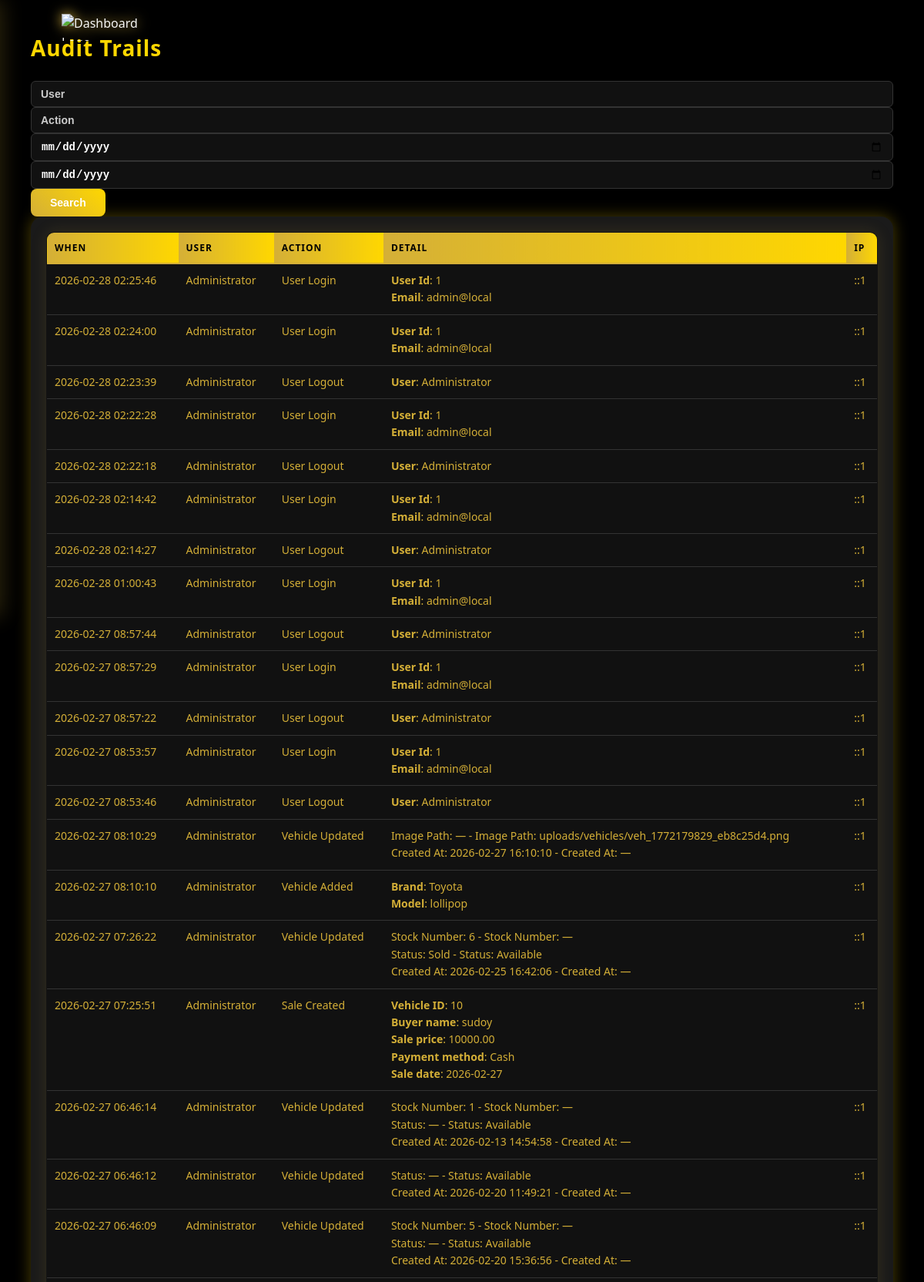
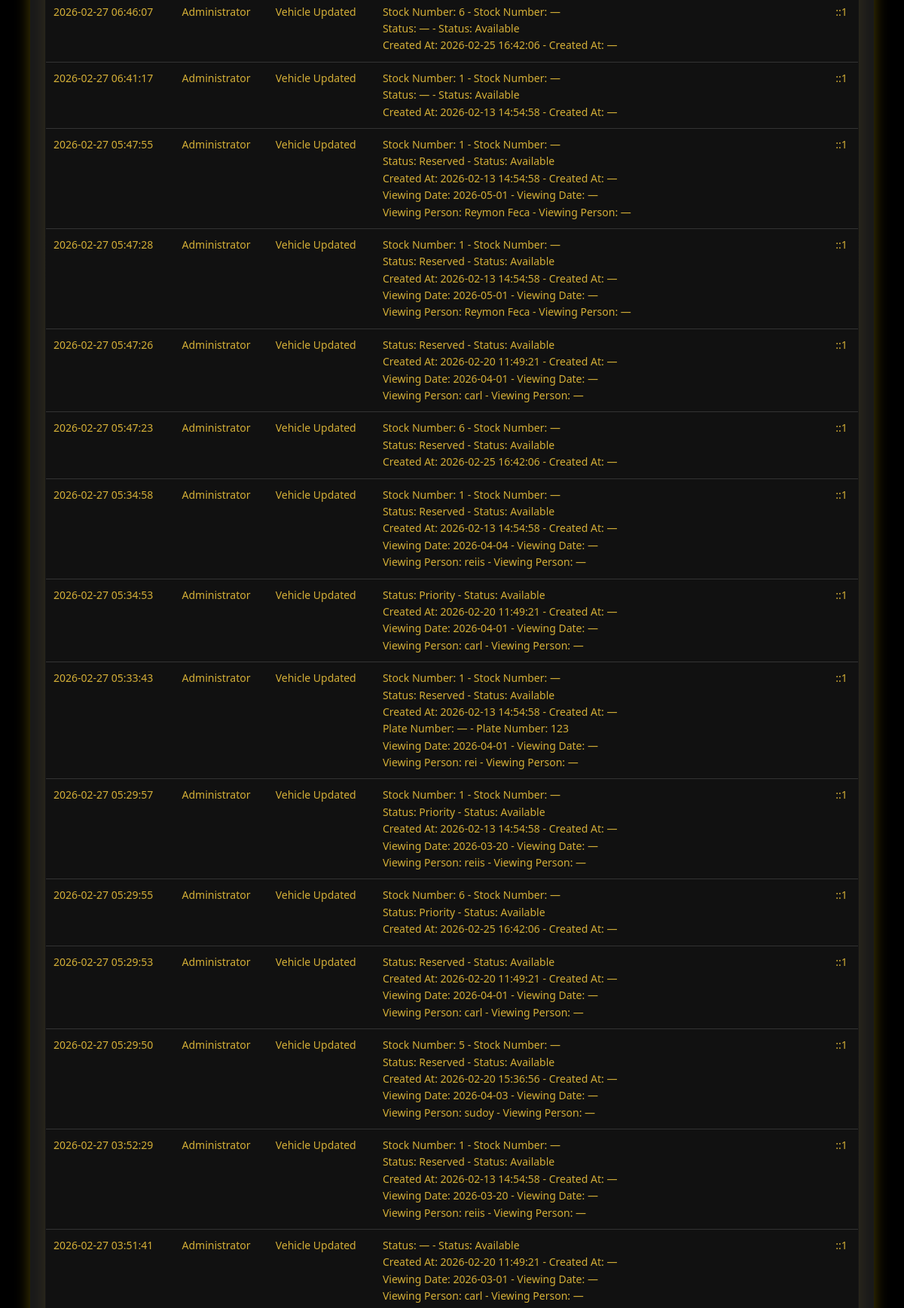
/audit_trails.php (signed in, upper part), run on the app's committed database (2 pictures, top to bottom).
### tables this page shows
CREATE TABLE `audit_logs` (
  `id` int(11) NOT NULL,
  `user_name` varchar(150) DEFAULT NULL,
  `action` varchar(100) DEFAULT NULL,
  `detail` text DEFAULT NULL,
  `ip` varchar(45) DEFAULT NULL,
  `created_at` timestamp NOT NULL DEFAULT current_timestamp()
);

### audit_trails.php (the view, shortened to what this page needs)
<?php
$pdo = getPDO();
$where = [];
$params = [];
$q_user = $_GET['user'] ?? '';
$q_action = $_GET['action'] ?? '';
$date_from = $_GET['date_from'] ?? '';
$date_to = $_GET['date_to'] ?? '';
$where_sql = $where ? ('WHERE '.implode(' AND ', $where)) : '';
$perPage = 50;
$page = max(1, (int)($_GET['page'] ?? 1));
$offset = ($page - 1) * $perPage;
$stmt = $pdo->prepare("SELECT * FROM audit_logs $where_sql ORDER BY created_at DESC LIMIT $perPage OFFSET $offset");
$stmt->execute($params);
$logs = $stmt->fetchAll();
function format_audit_detail($detail, $action = '') {
  $detailStr = is_string($detail) ? trim($detail) : '';
  $decoded = json_decode($detailStr, true);
  $labels = [
    'sale_id' => 'Sale ID',
    'vehicle_id' => 'Vehicle ID',
    'buyer' => 'Buyer name',
    'buyer_name' => 'Buyer name',
    'sale_price' => 'Sale price',
    'price' => 'Sale price',
    'payment_method' => 'Payment method',
    'method' => 'Payment method',
    'sale_date' => 'Sale date',
    'date' => 'Sale date',
    'vehicle_type' => 'Vehicle type',
    'brand' => 'Brand',
    'model' => 'Model',
    'year' => 'Year',
    'color' => 'Color',
    'transmission' => 'Transmission',
    'fuel_type' => 'Fuel type',
    'mileage' => 'Mileage',
    'purchase_price' => 'Purchase price',
    'selling_price' => 'Selling price',
    'status' => 'Status',
    'notes' => 'Notes',
  ];
  $toPrintable = function ($v) {
    if ($v === null) return '—';
    if (is_bool($v)) return $v ? 'Yes' : 'No';
    if (is_array($v)) return json_encode($v, JSON_UNESCAPED_SLASHES | JSON_UNESCAPED_UNICODE);
    $s = (string)$v;
    return trim($s) === '' ? '—' : $s;
  };
  $before = $decoded['before'] ?? null;
  $after = $decoded['after'] ?? null;
  if (is_array($before) && is_array($after)) {
    $keys = array_unique(array_merge(array_keys($before), array_keys($after)));
    $parts = [];
    foreach ($keys as $k) {
      if ($k === 'id') continue;
      $old = $toPrintable($before[$k] ?? null);
      $new = $toPrintable($after[$k] ?? null);
      if ($old === $new) continue;
      $key = (string)$k;
      $label = $labels[$key] ?? ucwords(str_replace('_', ' ', $key));
      $labelEsc = htmlspecialchars($label, ENT_QUOTES, 'UTF-8');
      $oldEsc = htmlspecialchars($old, ENT_QUOTES, 'UTF-8');
      $newEsc = htmlspecialchars($new, ENT_QUOTES, 'UTF-8');
      $parts[] = '<span>' . $labelEsc . ': ' . $oldEsc . ' - ' . $labelEsc . ': ' . $newEsc . '</span>';
    }
    if ($parts) return '<div class="small">' . implode('<br>', $parts) . '</div>';
  }
  $parts = [];
  foreach ($decoded as $k => $v) {
    $key = (string)$k;
    $label = $labels[$key] ?? ucwords(str_replace('_', ' ', $key));
    $value = $toPrintable($v);
    $parts[] = '<span><strong>' . htmlspecialchars($label, ENT_QUOTES, 'UTF-8') . '</strong>: ' . htmlspecialchars($value, ENT_QUOTES, 'UTF-8') . '</span>';
  }
  return '<div class="small">' . implode('<br>', $parts) . '</div>';
}
require 'header.php';
?>
<h3 class="audit-title">Audit Trails</h3>
<form method="get" class="row g-2 mb-3 audit-form">
  <div class="col-md-3">
    <input name="user" value="<?php echo htmlspecialchars($q_user); ?>" class="form-control" placeholder="User">
  </div>
  <div class="col-md-3">
    <input name="action" value="<?php echo htmlspecialchars($q_action); ?>" class="form-control" placeholder="Action">
  </div>
  <div class="col-md-2">
    <input name="date_from" value="<?php echo htmlspecialchars($date_from); ?>" class="form-control" type="date" placeholder="From">
  </div>
  <div class="col-md-2">
    <input name="date_to" value="<?php echo htmlspecialchars($date_to); ?>" class="form-control" type="date" placeholder="To">
  </div>
  <div class="col-md-2">
    <button class="btn">Search</button>
  </div>
</form>
<div class="card">
  <div class="card-body">
    <table class="table table-sm table-striped">
      <thead>
        <tr>
          <th>When</th>
          <th>User</th>
          <th>Action</th>
          <th>Detail</th>
          <th>IP</th>
        </tr>
      </thead>
      <tbody>
        <?php foreach($logs as $l): ?>
        <tr>
          <td><?php echo htmlspecialchars($l['created_at']); ?></td>
          <td><?php echo htmlspecialchars($l['user_name']); ?></td>
          <td><?php echo htmlspecialchars($l['action']); ?></td>
          <td style="max-width:40rem;word-break:break-word;"><?php echo format_audit_detail($l['detail'], $l['action']); ?></td>
          <td><?php echo htmlspecialchars($l['ip']); ?></td>
        </tr>
        <?php endforeach; ?>
      </tbody>
    </table>
  </div>
</div>
<?php require 'footer.php'; ?>

### styles.css (style rules this page uses)
* { margin: 0; padding: 0; box-sizing: border-box; }
body { font-family: -apple-system, BlinkMacSystemFont, 'Segoe UI', Roboto, sans-serif; line-height: 1.6; color: #333; background-color: #f8f9fa; }
.table { width: 100%; border-collapse: collapse; background: linear-gradient(145deg, #111, #1a1a1a); border-radius: 10px; overflow: hidden; box-shadow: 0 0 20px rgba(212, 175, 55, 0.15); border: 1px solid rgba(212, 175, 55, 0.3); }
.table th, .table td { padding: 12px 15px; text-align: left; border-bottom: 1px solid rgba(212, 175, 55, 0.15); color: #d4af37; }
.table th { background: #000; color: #d4af37; font-weight: 600; text-transform: uppercase; font-size: 12px; letter-spacing: 1px; border-bottom: 2px solid #d4af37; }
.btn { display: inline-block; padding: 8px 16px; border-radius: 25px; text-decoration: none; cursor: pointer; font-size: 14px; transition: all 0.3s ease; margin-right: 5px; border: 1px solid #d4af37; background: #000; color: #d4af37; }
.form-control, .form-select { width: 100%; padding: 10px 12px; border: 1px solid #ddd; border-radius: 4px; font-size: 14px; transition: border-color 0.3s ease; }
body { background: #111; color: #fff; font-family: 'Segoe UI', sans-serif; margin: 0; padding: 20px; }

### Sales.css (style rules this page uses)
body { background: #000; font-family: 'Segoe UI', sans-serif; }

### audit_trails.css (style rules this page uses)
.audit-title { color: gold; font-size: 28px; font-weight: bold; margin-bottom: 20px; letter-spacing: 1px; }
.audit-form .form-control { background: #111; color: #fff; border: 1px solid #333; border-radius: 6px; padding: 8px 12px; transition: 0.3s ease; }
.audit-form .form-control::placeholder { color: #ccc; }
.audit-form .btn { background: linear-gradient(45deg, #d4af37, #ffd700); color: #fff; font-weight: 600; border: none; padding: 10px 25px; border-radius: 8px; cursor: pointer; transition: 0.3s ease; }
.card { background: #1a1a1a; border-radius: 16px; padding: 20px; box-shadow: 0 0 20px rgba(255, 215, 0, 0.3); color: #fff; margin-bottom: 30px; }
.card table { width: 100%; border-collapse: collapse; color: #fff; }
.card table th { background: linear-gradient(90deg, #d4af37, #ffd700); color: #000; padding: 10px; font-weight: 700; }
.card table td { background: #111; padding: 10px; border-bottom: 1px solid #333; vertical-align: top; }

### data on the page
audit_logs: created_at "2026-02-28 02:25:46", user_name "Administrator", action "User Login", label "User Id Email", detail "1 admin@local", ip "::1"
audit_logs: created_at "2026-02-28 02:24:00", user_name "Administrator", action "User Login", label "User Id Email", detail "1 admin@local", ip "::1"
audit_logs: created_at "2026-02-28 02:23:39", user_name "Administrator", action "User Logout", label "User", detail "Administrator", ip "::1"
audit_logs: created_at "2026-02-28 02:22:28", user_name "Administrator", action "User Login", label "User Id Email", detail "1 admin@local", ip "::1"
audit_logs: created_at "2026-02-28 02:22:18", user_name "Administrator", action "User Logout", label "User", detail "Administrator", ip "::1"
audit_logs: created_at "2026-02-28 02:14:42", user_name "Administrator", action "User Login", label "User Id Email", detail "1 admin@local", ip "::1"
audit_logs: created_at "2026-02-28 02:14:27", user_name "Administrator", action "User Logout", label "User", detail "Administrator", ip "::1"
audit_logs: created_at "2026-02-28 01:00:43", user_name "Administrator", action "User Login", label "User Id Email", detail "1 admin@local", ip "::1"
audit_logs: created_at "2026-02-27 08:57:44", user_name "Administrator", action "User Logout", label "User", detail "Administrator", ip "::1"
audit_logs: created_at "2026-02-27 08:57:29", user_name "Administrator", action "User Login", label "User Id Email", detail "1 admin@local", ip "::1"
audit_logs: created_at "2026-02-27 08:57:22", user_name "Administrator", action "User Logout", label "User", detail "Administrator", ip "::1"
audit_logs: created_at "2026-02-27 08:53:57", user_name "Administrator", action "User Login", label "User Id Email", detail "1 admin@local", ip "::1"
audit_logs: created_at "2026-02-27 08:53:46", user_name "Administrator", action "User Logout", label "User", detail "Administrator", ip "::1"
audit_logs: created_at "2026-02-27 08:10:29", user_name "Administrator", action "Vehicle Updated", detail "Image Path Created At", detail "— 2026-02-27 16:10:10", detail "uploads/vehicles/veh_1772179829_eb8c25d4.png —", ip "::1"
audit_logs: created_at "2026-02-27 08:10:10", user_name "Administrator", action "Vehicle Added", label "Brand Model", detail "Toyota lollipop", ip "::1"
audit_logs: created_at "2026-02-27 07:26:22", user_name "Administrator", action "Vehicle Updated", detail "Stock Number Status Created At", detail "6 Sold 2026-02-25 16:42:06", detail "— Available —", ip "::1"
audit_logs: created_at "2026-02-27 07:25:51", user_name "Administrator", action "Sale Created", label "Vehicle ID Buyer name Sale price Payment method Sale date", detail "10 sudoy 10000.00 Cash 2026-02-27", ip "::1"
audit_logs: created_at "2026-02-27 06:46:14", user_name "Administrator", action "Vehicle Updated", detail "Stock Number Status Created At", detail "1 — 2026-02-13 14:54:58", detail "— Available —", ip "::1"
audit_logs: created_at "2026-02-27 06:46:12", user_name "Administrator", action "Vehicle Updated", detail "Status Created At", detail "— 2026-02-20 11:49:21", detail "Available —", ip "::1"
audit_logs: created_at "2026-02-27 06:46:09", user_name "Administrator", action "Vehicle Updated", detail "Stock Number Status Created At", detail "5 — 2026-02-20 15:36:56", detail "— Available —", ip "::1"
audit_logs: created_at "2026-02-27 06:46:07", user_name "Administrator", action "Vehicle Updated", detail "Stock Number Status Created At", detail "6 — 2026-02-25 16:42:06", detail "— Available —", ip "::1"
audit_logs: created_at "2026-02-27 06:41:17", user_name "Administrator", action "Vehicle Updated", detail "Stock Number Status Created At", detail "1 — 2026-02-13 14:54:58", detail "— Available —", ip "::1"
audit_logs: created_at "2026-02-27 05:47:55", user_name "Administrator", action "Vehicle Updated", detail "Stock Number Status Created At Viewing Date Viewing Person", detail "1 Reserved 2026-02-13 14:54:58 2026-05-01 Reymon Feca", detail "— Available — — —", ip "::1"
audit_logs: created_at "2026-02-27 05:47:28", user_name "Administrator", action "Vehicle Updated", detail "Stock Number Status Created At Viewing Date Viewing Person", detail "1 Reserved 2026-02-13 14:54:58 2026-05-01 Reymon Feca", detail "— Available — — —", ip "::1"
audit_logs: created_at "2026-02-27 05:47:26", user_name "Administrator", action "Vehicle Updated", detail "Status Created At Viewing Date Viewing Person", detail "Reserved 2026-02-20 11:49:21 2026-04-01 carl", detail "Available — — —", ip "::1"
audit_logs: created_at "2026-02-27 05:47:23", user_name "Administrator", action "Vehicle Updated", detail "Stock Number Status Created At", detail "6 Reserved 2026-02-25 16:42:06", detail "— Available —", ip "::1"
audit_logs: created_at "2026-02-27 05:34:58", user_name "Administrator", action "Vehicle Updated", detail "Stock Number Status Created At Viewing Date Viewing Person", detail "1 Reserved 2026-02-13 14:54:58 2026-04-04 reiis", detail "— Available — — —", ip "::1"
audit_logs: created_at "2026-02-27 05:34:53", user_name "Administrator", action "Vehicle Updated", detail "Status Created At Viewing Date Viewing Person", detail "Priority 2026-02-20 11:49:21 2026-04-01 carl", detail "Available — — —", ip "::1"
audit_logs: created_at "2026-02-27 05:33:43", user_name "Administrator", action "Vehicle Updated", detail "Stock Number Status Created At Plate Number Viewing Date Viewing Person", detail "1 Reserved 2026-02-13 14:54:58 — 2026-04-01 rei", detail "— Available — 123 — —", ip "::1"
audit_logs: created_at "2026-02-27 05:29:57", user_name "Administrator", action "Vehicle Updated", detail "Stock Number Status Created At Viewing Date Viewing Person", detail "1 Priority 2026-02-13 14:54:58 2026-03-20 reiis", detail "— Available — — —", ip "::1"
audit_logs: created_at "2026-02-27 05:29:55", user_name "Administrator", action "Vehicle Updated", detail "Stock Number Status Created At", detail "6 Priority 2026-02-25 16:42:06", detail "— Available —", ip "::1"
audit_logs: created_at "2026-02-27 05:29:53", user_name "Administrator", action "Vehicle Updated", detail "Status Created At Viewing Date Viewing Person", detail "Reserved 2026-02-20 11:49:21 2026-04-01 carl", detail "Available — — —", ip "::1"
audit_logs: created_at "2026-02-27 05:29:50", user_name "Administrator", action "Vehicle Updated", detail "Stock Number Status Created At Viewing Date Viewing Person", detail "5 Reserved 2026-02-20 15:36:56 2026-04-03 sudoy", detail "— Available — — —", ip "::1"
audit_logs: created_at "2026-02-27 03:52:29", user_name "Administrator", action "Vehicle Updated", detail "Stock Number Status Created At Viewing Date Viewing Person", detail "1 Reserved 2026-02-13 14:54:58 2026-03-20 reiis", detail "— Available — — —", ip "::1"
audit_logs: created_at "2026-02-27 03:51:41", user_name "Administrator", action "Vehicle Updated", detail "Status Created At Viewing Date Viewing Person", detail "— 2026-02-20 11:49:21 2026-03-01 carl", detail "Available — — —", ip "::1"
